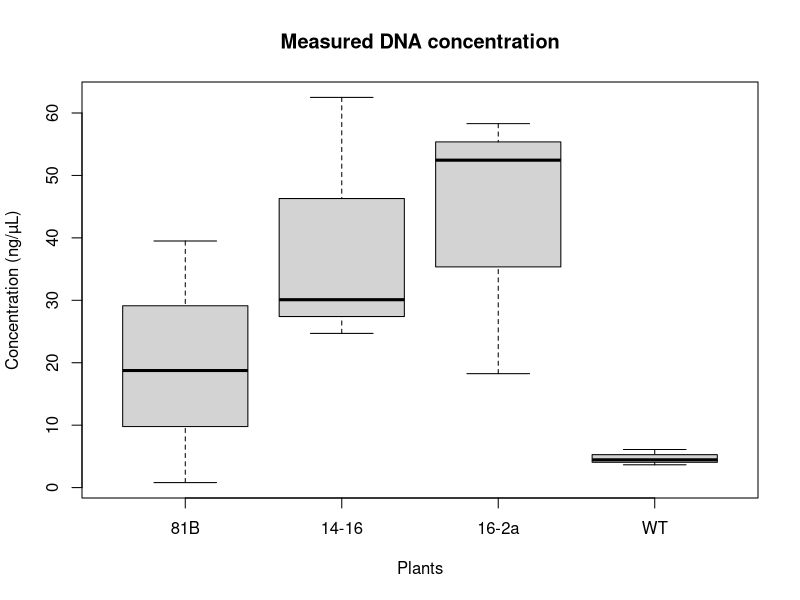

Source code (R):
# Your data frame without the "Plants" column					
Data_Frame <- data.frame(					
  "81B" = c(0.8, 18.75, 39.5),					
  "14-16" = c(62.5, 30.1, 24.7),					
  "16-2a" = c(58.3, 18.25, 52.45),					
  "WT" = c(6.1, 4.45, 3.65)					
)					
colnames(Data_Frame) <- gsub("x", "", colnames(Data_Frame))					
# Create a boxplot					
boxplot(Data_Frame, 					
        main = "Measured DNA concentration",					
        xlab = "Plants",					
        ylab = "Concentration (ng/µL)",					
        border = "black",					
        names = c("81B", "14-16", "16-2a", "WT"))					

